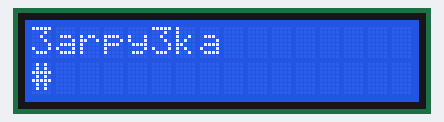
This sketch was run on a simulated Arduino Uno, built with avr-gcc and run on an emulated ATmega328P. Shown: 16×2 character LCD.

Above: at 0.16 s.
At 0.56 s:
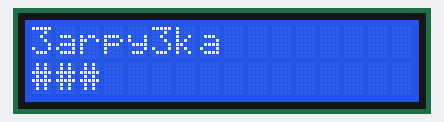
At 0.96 s:
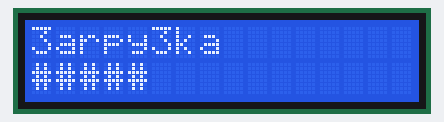
At 1.76 s:
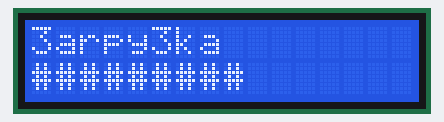
At 3.3 s:
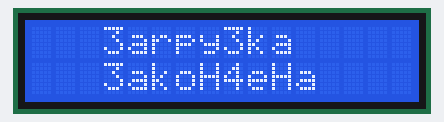
At 5.14 s:
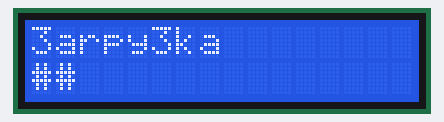

Measured:
- by itself, everything shown: repeats every 4.8 s, in 17 steps
- what the display in image 4 shows lasts 1.5 s, from 3.3 s to 4.8 s

The sketch:

_3arpy3ka.ino
```cpp
#include <LiquidCrystal.h>
LiquidCrystal lcd(12, 11, 10, 5, 4, 3, 2);
void setup() {
  // put your setup code here, to run once:
 Serial.begin(9600);
}

void loop() {
  // put your main code here, to run repeatedly:
lcd.begin(16,2);              // columns, rows.  use 16,2 for a 16x2 LCD, etc.
  lcd.clear();                  // start with a blank screen
  lcd.setCursor(0,0);           // set cursor to column 0, row 0 (the first row)
  lcd.print("3arpy3ka");    // change this text to whatever you like. keep it clean.
    int x = 0;
  while (x < 16) {
 lcd.setCursor(x,1);           // set cursor to column 0, row 1
  lcd.print("#");
   x = x+1;
   delay( 200);
  }
  if ( x = 16) {
   lcd.clear();                  // start with a blank screen
  lcd.setCursor(3,0);           // set cursor to column 0, row 0 (the first row)
  lcd.print("3arpy3ka");
 lcd.setCursor(3,1);
 lcd.print("3akoH4eHa");
delay (500);
  }
delay (1000);
}
```
